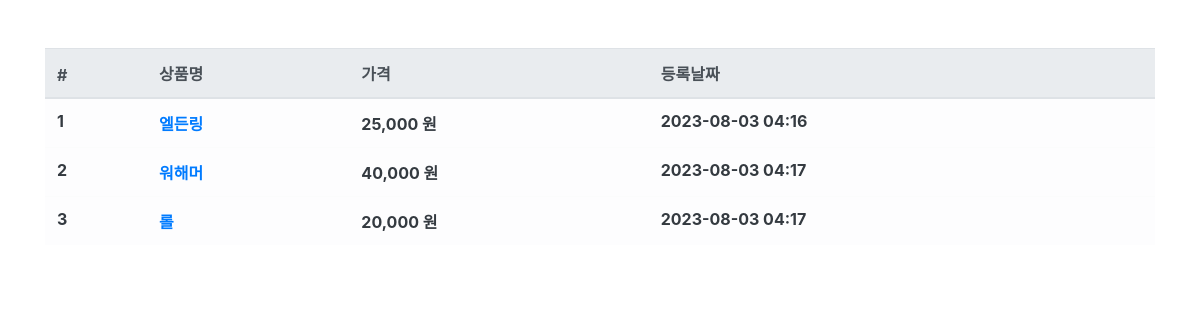
The page /product/ on the database as committed earlier.
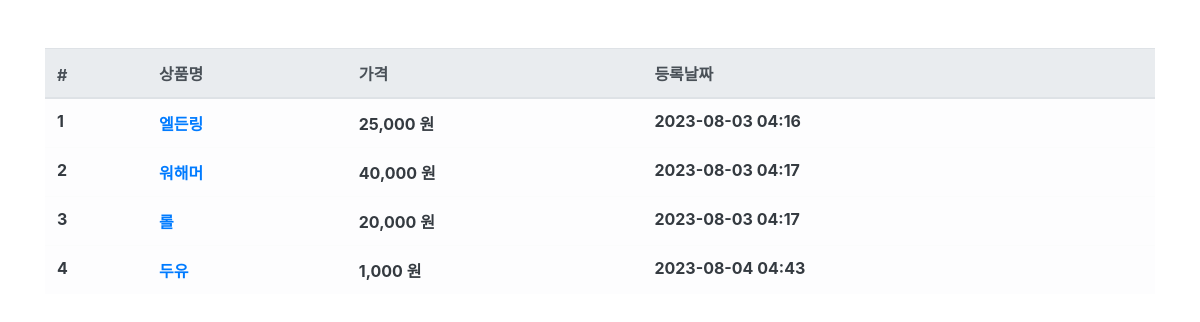
The same page on the database as committed later.
### product/models.py (models this page shows, shortened)
class Product(models.Model):
    name=models.CharField(max_length=256, verbose_name='상품명')
    price=models.IntegerField(verbose_name='상품가격') # IntegerField:정수만 가져옴
    description = models.TextField(verbose_name='상품 설명')
    stock=models.IntegerField(verbose_name='재고')
    register_date=models.DateTimeField(auto_now_add=True, verbose_name='등록날짜')
    class Meta:
        db_table='bootcampus_product'
        verbose_name='상품'
        verbose_name_plural = '상품들'

### product/views.py (the view)
# urls.py: path('product/', ProductList.as_view()),
class ProductList(ListView):
    model=Product
    context_object_name='product_list'
    template_name='product.html'

### product/templates/product.html (shortened to what this page needs)
{% extends 'base.html' %}
{% load humanize %}
{% block contents %}
<div class="row mt-5">
    <div class="col-12">
        <table class="table table-light">
            <thead class="thead-light">
                <tr>
                    <th scope="col">#</th>
                    <th scope="col">상품명</th>
                    <th scope="col">가격</th>
                    <th scope="col">등록날짜</th>
                </tr>
                </thead>
                <tbody class="text-dark">
                {% for product in product_list %}
                <tr>
                    <th scope="row">{{ product.id }}</th>
                    <th><a id="product-{{product.id}}" onmouseenter="product_detail({{product.id}});"
                        onmouseleave="product_leave({{product.id}});" href="/product/{{ product.id }}">{{ product.name }}</a></th>
                    <th>{{ product.price|intcomma}} 원</th>
                    <th>{{ product.register_date|date:'Y-m-d H:i'}}</th>
                </tr>
                {% endfor %}
                </tbody>
            </table>
    </div>
</div>
{% endblock %}

Rows that differ between the two databases and show on the page:
added Product: id "4", name "두유", price "1,000", register_date "2023-08-04 04:43"
